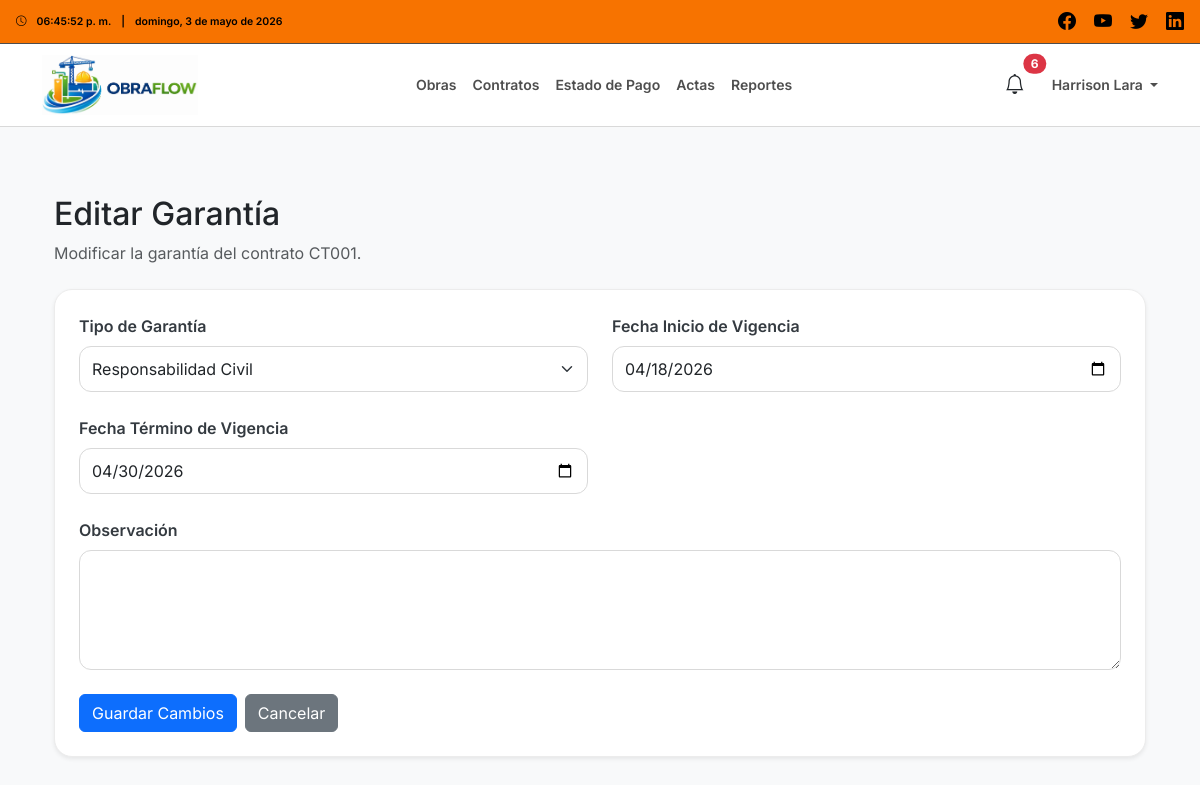
Screenshot of /garantias/2/editar/ (signed in) with the database file from the repository.
### users/models.py (models this page shows, shortened)
class User(AbstractUser):
    class Roles(models.TextChoices):
        ADMIN = 'ADMIN', 'Administrador'
        INSPECTOR = 'INSPECTOR', 'Inspector'
        CONTRATISTA = 'CONTRATISTA', 'Empresa Contratista'
    role = models.CharField(
        max_length=20,
        choices=Roles.choices,
        default=Roles.CONTRATISTA
    )

### garantias/models.py (models this page shows, shortened)
class Garantia(models.Model):
    TIPO_GARANTIA_CHOICES = [
        ('FIEL_CUMPLIMIENTO', 'Fiel Correcto Cumplimiento de Contrato'),
        ('RESPONSABILIDAD_CIVIL', 'Responsabilidad Civil'),
        ('ANTICIPO', 'Anticipo'),
    ]
    contrato = models.ForeignKey(
        Contrato,
        on_delete=models.CASCADE,
        related_name='garantias'
    )
    tipo_garantia = models.CharField(
        max_length=30,
        choices=TIPO_GARANTIA_CHOICES
    )
    fecha_inicio_vigencia = models.DateField()
    fecha_termino_vigencia = models.DateField()
    observacion = models.TextField(
        blank=True,
        null=True
    )
    fecha_creacion = models.DateTimeField(
        auto_now_add=True
    )
    class Meta:
        verbose_name = 'Garantía'
        verbose_name_plural = 'Garantías'
        ordering = ['fecha_termino_vigencia']

### contratos/models.py (models this page shows, shortened)
class Contrato(models.Model):
    TIPO_CONTRATO_CHOICES = [
        ('PRIMITIVO', 'Primitivo'),
        ('ADENDUM', 'Adendum'),
    ]
    ESTADO_CHOICES = [
        ('VIGENTE', 'Vigente'),
        ('FINALIZADO', 'Finalizado'),
        ('SUSPENDIDO', 'Suspendido'),
    ]
    obra = models.ForeignKey(
        Obra,
        on_delete=models.CASCADE,
        related_name='contratos'
    )
    numero_contrato = models.CharField(
        max_length=100
    )
    tipo_contrato = models.CharField(
        max_length=20,
        choices=TIPO_CONTRATO_CHOICES,
        default='PRIMITIVO'
    )
    monto = models.DecimalField(
        max_digits=14,
        decimal_places=2
    )
    plazo_dias = models.PositiveIntegerField()
    fecha_inicio = models.DateField()
    fecha_termino = models.DateField()
    estado = models.CharField(
        max_length=20,
        choices=ESTADO_CHOICES,
        default='VIGENTE'
    )
    fecha_creacion = models.DateTimeField(
        auto_now_add=True
    )
    class Meta:
        verbose_name = 'Contrato'
        verbose_name_plural = 'Contratos'
        ordering = ['-fecha_creacion']
        constraints = [
            models.UniqueConstraint(
                fields=['obra', 'numero_contrato'],
                name='unique_numero_contrato_por_obra',
                violation_error_message='Ya existe un contrato con ese número para la obra seleccionada.'
            )
        ]

### core/views.py (the view)
# urls.py: path('garantias/<int:garantia_id>/editar/', garantia_editar, name='garantia_editar'),
@login_required(login_url='login')
def garantia_editar(request, garantia_id):
    if request.user.role != 'INSPECTOR':
        return HttpResponseForbidden()
    garantia = get_object_or_404(
        Garantia,
        id=garantia_id,
        contrato__obra__inspector=request.user
    )
    if request.method == 'POST':
        form = GarantiaForm(request.POST, instance=garantia)
        if form.is_valid():
            form.save()
            messages.success(request, 'Garantía actualizada correctamente.')
            return redirect('contratos_detalle', contrato_id=garantia.contrato.id)
    else:
        form = GarantiaForm(instance=garantia)
    return render(request, 'garantias/editar.html', {
        'form': form,
        'garantia': garantia
    })

### garantias/forms.py
class GarantiaForm(forms.ModelForm):
    class Meta:
        model = Garantia
        fields = [
            'tipo_garantia',
            'fecha_inicio_vigencia',
            'fecha_termino_vigencia',
            'observacion',
        ]
        widgets = {
            'tipo_garantia': forms.Select(attrs={
                'class': 'form-select'
            }),
            'fecha_inicio_vigencia': forms.DateInput(
                attrs={
                    'class': 'form-control',
                    'type': 'date'
                },
                format='%Y-%m-%d'
            ),
            'fecha_termino_vigencia': forms.DateInput(
                attrs={
                    'class': 'form-control',
                    'type': 'date'
                },
                format='%Y-%m-%d'
            ),
            'observacion': forms.Textarea(attrs={
                'class': 'form-control',
                'rows': 4
            }),
        }
    def __init__(self, *args, **kwargs):
        super().__init__(*args, **kwargs)
        self.fields['fecha_inicio_vigencia'].input_formats = ['%Y-%m-%d']
        self.fields['fecha_termino_vigencia'].input_formats = ['%Y-%m-%d']

### core/context_processors.py (called while the page is built)
def nombre_usuario(usuario):
    if not usuario:
        return ""
    nombre = f"{getattr(usuario, 'first_name', '')} {getattr(usuario, 'last_name', '')}".strip()
    if nombre:
        return nombre
    return getattr(usuario, 'username', '') or ""

### trabajadores/models.py (called while the page is built)
    @property
    def documentos_completos(self):
        return hasattr(self, 'documentos') and all([
            self.documentos.carnet_identidad,
            self.documentos.certificado_antecedentes,
            self.documentos.contrato_trabajo,
        ])

### templates/garantias/editar.html (shortened to what this page needs)
{% extends 'base.html' %}
{% load static %}
{% block content %}
<div class="container mt-4">
    <div class="mb-4">
        <h2>Editar Garantía</h2>
        <p class="text-muted mb-0">
            Modificar la garantía del contrato {{ garantia.contrato.numero_contrato }}.
        </p>
    </div>
    <div class="card shadow-sm obra-form-card">
        <div class="card-body p-4">
            <form method="POST"
                  class="form-confirmacion-modal"
                  data-modal-titulo="Guardar cambios"
                  data-modal-mensaje="¿Estás seguro de guardar los cambios realizados en esta garantía?">
                <div class="row g-4">
                    <div class="col-md-6">
                        <label class="form-label obra-form-label" for="{{ form.tipo_garantia.id_for_label }}">
                            Tipo de Garantía
                        </label>
                        {{ form.tipo_garantia }}
                    </div>
                    <div class="col-md-6">
                        <label class="form-label obra-form-label" for="{{ form.fecha_inicio_vigencia.id_for_label }}">
                            Fecha Inicio de Vigencia
                        </label>
                        {{ form.fecha_inicio_vigencia }}
                    </div>
                    <div class="col-md-6">
                        <label class="form-label obra-form-label" for="{{ form.fecha_termino_vigencia.id_for_label }}">
                            Fecha Término de Vigencia
                        </label>
                        {{ form.fecha_termino_vigencia }}
                    </div>
                    <div class="col-12">
                        <label class="form-label obra-form-label" for="{{ form.observacion.id_for_label }}">
                            Observación
                        </label>
                        {{ form.observacion }}
                    </div>
                </div>
                <div class="mt-4 d-flex gap-2 flex-wrap">
                    <button type="submit" class="btn btn-primary">Guardar Cambios</button>
                    <a href="{% url 'contratos_detalle' garantia.contrato.id %}" class="btn btn-secondary">Cancelar</a>
                </div>
            </form>
        </div>
    </div>
</div>
{% endblock %}

### templates/partials/navbar_inspector.html (shortened to what this page needs)
{% load static %}
<div class="top-bar-inspector d-flex justify-content-between align-items-center px-3">
    <div class="hora-info d-flex align-items-center flex-nowrap small">
        <i class="bi bi-clock me-2"></i>
        <span id="topbarClockInspector" class="me-2">--:--:--</span>
        <span class="me-2">|</span>
        <span id="topbarDateInspector" class="text-truncate">--</span>
    </div>
    <div class="social-icons">
        <a href="#"><i class="bi bi-facebook"></i></a>
        <a href="#"><i class="bi bi-youtube"></i></a>
        <a href="#"><i class="bi bi-twitter"></i></a>
        <a href="#"><i class="bi bi-linkedin"></i></a>
    </div>
</div>
<nav class="navbar navbar-expand-lg navbar-light navbar-inspector">
    <div class="container">
        <a class="navbar-brand d-flex align-items-center" href="{% url 'dashboard_inspector' %}">
            <img src="{% static 'images/logo_navbar.jpeg' %}" alt="OBRAFLOW" class="logo">
        </a>
        <div class="collapse navbar-collapse" id="navbarNavInspector">
            <ul class="navbar-nav mx-auto">
                <li class="nav-item"><a class="nav-link" href="{% url 'obras' %}">Obras</a></li>
                <li class="nav-item"><a class="nav-link" href="{% url 'contratos' %}">Contratos</a></li>
                <li class="nav-item"><a class="nav-link" href="{% url 'edp' %}">Estado de Pago</a></li>
                <li class="nav-item"><a class="nav-link" href="{% url 'actas' %}">Actas</a></li>
                <li class="nav-item"><a class="nav-link" href="{% url 'reportes_index' %}">Reportes</a></li>
            </ul>
            <div class="nav-icons d-flex align-items-center gap-3">
                <button class="btn btn-link nav-alert-btn position-relative"
                        type="button"
                        data-bs-toggle="offcanvas"
                        data-bs-target="#offcanvasAlertasInspector">
                    <i class="bi bi-bell fs-5"></i>
                    {% if nav_total_alertas > 0 %}
                    <span class="position-absolute top-0 start-100 translate-middle badge rounded-pill bg-danger">
                        {{ nav_total_alertas }}
                    </span>
                    {% endif %}
                </button>
                <div class="dropdown">
                    <a class="nav-link dropdown-toggle"
                       href="#"
                       role="button"
                       data-bs-toggle="dropdown"
                       aria-expanded="false">
                        {% if request.user.first_name %}
                            {{ request.user.first_name }} {{ request.user.last_name }}
                        {% else %}
                            {{ request.user.username }}
                        {% endif %}
                    </a>
                </div>
            </div>
        </div>
    </div>
</nav>

### static/css/styles.css (style rules this page uses)
body { font-family: 'Inter', sans-serif; background-color: #f8f9fa; margin: 0; padding: 0; }
.top-bar-inspector { background-color: #f77300; color: black; font-size: 12px; font-weight: 600; padding: 8px 15px; }
.top-bar-inspector .hora-info, .top-bar-empresa .hora-info { display: flex; align-items: center; gap: 2px; }
.top-bar-inspector .social-icons a, .top-bar-empresa .social-icons a { color: black; font-size: 18px; margin-left: 15px; text-decoration: none; transition: color 0.2s ease-in-out; }
.navbar-inspector { background-color: #ffffff; border-top: 1px solid #4e4e4e; border-bottom: 1px solid #d9d9d9; min-height: 70px; padding-top: 6px; padding-bottom: 6px; }
.logo { height: 100%; max-height: 60px; width: auto; object-fit: contain; display: block; }
.navbar-inspector .nav-link { color: #4e4e4e; font-weight: 600; font-size: 14px; transition: color 0.2s ease-in-out; white-space: nowrap; }
.nav-icons { display: flex; align-items: center; gap: 20px; }
.obra-form-card { border: 1px solid #ececec; border-radius: 18px; }
.obra-form-label { font-weight: 600; color: #343a40; margin-bottom: 8px; }
.obra-form-card input, .obra-form-card select, .obra-form-card textarea { border-radius: 12px; border: 1px solid #d9d9d9; min-height: 46px; box-shadow: none; }
.obra-form-card textarea { min-height: 120px; resize: vertical; }
.obra-form-card input, .obra-form-card select { border-radius: 12px; border: 1px solid #d9d9d9; min-height: 46px; box-shadow: none; }
.nav-alert-btn { color: #212529; text-decoration: none; padding: 6px 10px; }

### rows the page displays
User: user.first_name "Harrison", user.last_name "Lara"
Garantia: contrato.numero_contrato "CT001", tipo_garantia "Responsabilidad Civil", fecha_inicio_vigencia "04/18/2026", fecha_termino_vigencia "04/30/2026"

### other values shown
{{ nav_total_alertas }} "6"
